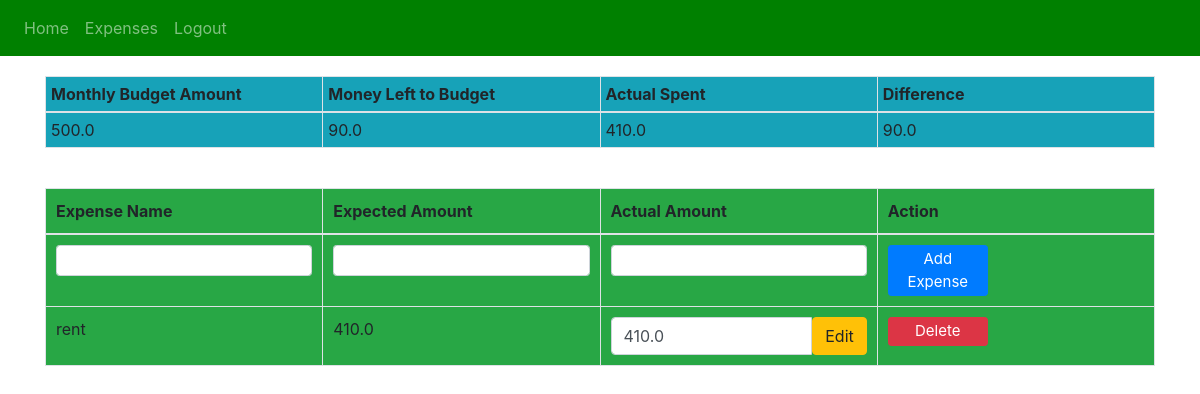
/expenses (signed in), run on an earlier commit of the app's database.
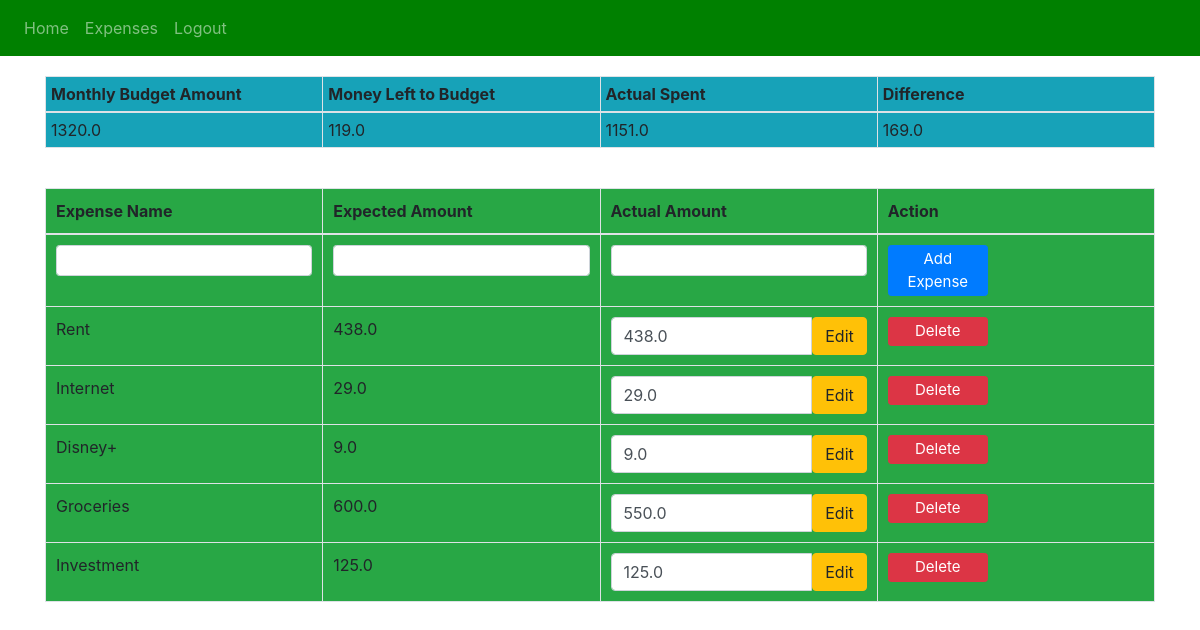
And on a later commit of the database.
### website/models.py (models this page shows)
class Expense(db.Model):
    id = db.Column(db.Integer, primary_key=True)
    expense_name = db.Column(db.String(150), nullable=False)
    expected_expense = db.Column(db.Float, nullable=False)
    actual_expense = db.Column(db.Float, nullable=False, default=0.0)
    date = db.Column(db.DateTime(timezone=True), default=func.now())
    user_id = db.Column(db.Integer, db.ForeignKey('user.id'))

### website/views.py (the view)
@views.route('/expenses', methods=['GET', 'POST'])
@login_required
def expenses():
    if request.method == 'POST':
        addExpense()
    return render_template(
        "expenses.html",
        user=current_user,
        total_income=current_user.get_total_income(),
        remaining_to_budget=current_user.get_remaining_to_budget(),
        actual_spent=current_user.get_actual_spent(),
        difference=current_user.get_difference()
    )

### website/__init__.py (called while the page is built)
def create_app():
    app = Flask(__name__)
    app.config['SECRET_KEY'] = 'alhgaklgdakd jakhgakaggaae'
    app.config['SQLALCHEMY_DATABASE_URI'] = f'sqlite:///{DB_NAME}'
    db.init_app(app)
    from .views import views
    from .auth import auth
    app.register_blueprint(views, url_prefix='/')
    app.register_blueprint(auth, url_prefix='/')
    from .models import User, Expense, Income
    with app.app_context():
        db.create_all()
    login_manager = LoginManager()
    login_manager.login_view = 'auth.login'
    login_manager.init_app(app)
    @login_manager.user_loader
    def load_user(id):
        return User.query.get(int(id))
    return app

### website/models.py (called while the page is built)
    def get_total_income(self):
        return sum(income.expected_income for income in self.incomes)

    def get_total_actual_income(self):
        return sum(income.actual_income for income in self.incomes)

    def get_total_expenses(self):
        return sum(expense.expected_expense for expense in self.expenses)

    def get_remaining_to_budget(self):
        return self.get_total_income() - self.get_total_expenses()

    def get_actual_spent(self):
        return sum(expense.actual_expense for expense in self.expenses)

    def get_difference(self):
        return (self.get_total_actual_income() - self.get_actual_spent())

### website/templates/expenses.html (shortened to what this page needs)
{% extends "base.html" %}
{% block content %}
<div id="tableContainer">
    <table class="table table-bordered" id="budgetTable">
        <thead>
            <tr>
                <th class="bg-info">Monthly Budget Amount</th>
                <th class="bg-info">Money Left to Budget</th>
                <th class="bg-info">Actual Spent</th>
                <th class="bg-info">Difference</th>
            </tr>
        </thead>
        <tbody>
            <tr>
                <td class="bg-info">{{ total_income }}</td>
                <td class="bg-info">{{ remaining_to_budget }}</td>
                <td class="bg-info">{{ actual_spent }}</td>
                <td class="bg-info">{{ difference }}</td>
            </tr>
        </tbody>
    </table>
</div>
<div id="tableContainer">
<table class="table table-bordered" id="expenseTable">
    <thead>
        <tr>
            <th class="bg-success">Expense Name</th>
            <th class="bg-success">Expected Amount</th>
            <th class="bg-success">Actual Amount</th>
            <th class="bg-success">Action</th>
        </tr>
    </thead>
    <tbody>
            <tr>
                <form method="POST">
                    <td class="bg-success">
                        <input class="form-control form-control-sm" type="text" id="expenseName" name="expenseName" required>
                    </td>
                    <td class="bg-success">
                        <input class="form-control form-control-sm" type="number" step="0.01" id="expectedExpense" name="expectedExpense" required>
                    </td>
                    <td class="bg-success">
                        <input class="form-control form-control-sm" type="number" step="0.01" id="actualExpense" name="actualExpense" required>
                    </td>
                    <td class="bg-success">
                        <button type="submit" class="btn btn-primary btn-sm btn-custom">Add Expense</button>
                    </td>
                </form>
            </tr>
        {% for expense in user.expenses %}
        <tr>
            <td class="bg-success">{{ expense.expense_name }}</td>
            <td class="bg-success">{{ expense.expected_expense }}</td>
            <td class="bg-success">
            	<form id="form-{{ expense.id }}" method="POST">
                    <div class="input-group">
                        <input type="number" class="form-control" name="actualExpense" value="{{ expense.actual_expense }}" aria-describedby="button-addon2" required>
                    	<button class="btn btn-warning" type="button" id="button-addon2" onClick="updateExpense({{ expense.id }})">Edit</button>
                   </div>
                </form>
	        </td>
            <td class="bg-success">
                <button type="button" class="btn btn-danger btn-sm btn-custom" onClick="deleteExpense({{ expense.id }})">Delete</button>
            </td>
        </tr>
        {% endfor %}
    </tbody>
</table>
</div>
{% endblock %}

### website/templates/base.html (shortened to what this page needs)
<!DOCTYPE html>
<html>
  <head>
    <link
      rel="stylesheet"
      href="https://stackpath.bootstrapcdn.com/bootstrap/4.4.1/css/bootstrap.min.css"
    />
    <link
      rel="stylesheet"
      href="https://stackpath.bootstrapcdn.com/font-awesome/4.7.0/css/font-awesome.min.css"
    />
  </head>
  <body>
    <nav class="navbar navbar-expand-lg navbar-dark" style="background-color: green;">
        <div class="collapse navbar-collapse" id="navbar">
          <div class="navbar-nav">
            {% if user.is_authenticated %}
            <a class="nav-item nav-link" id="home" href="/">Home</a>
            <a class="nav-item nav-link" id="expenses" href="/expenses">Expenses</a>
            <a class="nav-item nav-link" id="logout" href="/logout">Logout</a>
            {% else %}
            <a class="nav-item nav-link" id="login" href="/login">Login</a>
            <a class="nav-item nav-link" id="signUp" href="/sign-up">Sign Up</a>
            {% endif %}
          </div>
        </div>
    </nav>
    <div class="container">
      {% block content %}
      {% endblock %}
    </div>
  </body>
  </html>

### website/templates/expenses.html (style rules this page uses)
.btn-custom { padding: 2px 5px; font-size: 15px; width: 100px; }
#tableContainer { display: flex; justify-content: center; border-collapse: collapse; flex-direction: column; align-items: center; width: 100%; }
#expenseTable th, #expenseTable td { padding: 10px; width: calc(100% /4); }
#expenseTable { margin: 20px 0; }
#budgetTable { margin: 20px 0; }
#budgetTable th, #budgetTable td { padding: 5px; width: calc(100% / 4); }
.input-group, .input-group input, .input-group button { margin-bottom: 0 !important; }

What changed in the data, as far as the page shows it:
removed Expense: expense_name "rent", expected_expense "410.0", actualExpense "410.0"
added Expense: expense_name "Rent", expected_expense "438.0", actualExpense "438.0"
added Expense: expense_name "Internet", expected_expense "29.0", actualExpense "29.0"
added Expense: expense_name "Disney+", expected_expense "9.0", actualExpense "9.0"
added Expense: expense_name "Groceries", expected_expense "600.0", actualExpense "550.0"
added Expense: expense_name "Investment", expected_expense "125.0", actualExpense "125.0"
Also different on the page:
{{ total_income }}: "500.0" → "1320.0"
{{ remaining_to_budget }}: "90.0" → "119.0"
{{ actual_spent }}: "410.0" → "1151.0"
{{ difference }}: "90.0" → "169.0"
